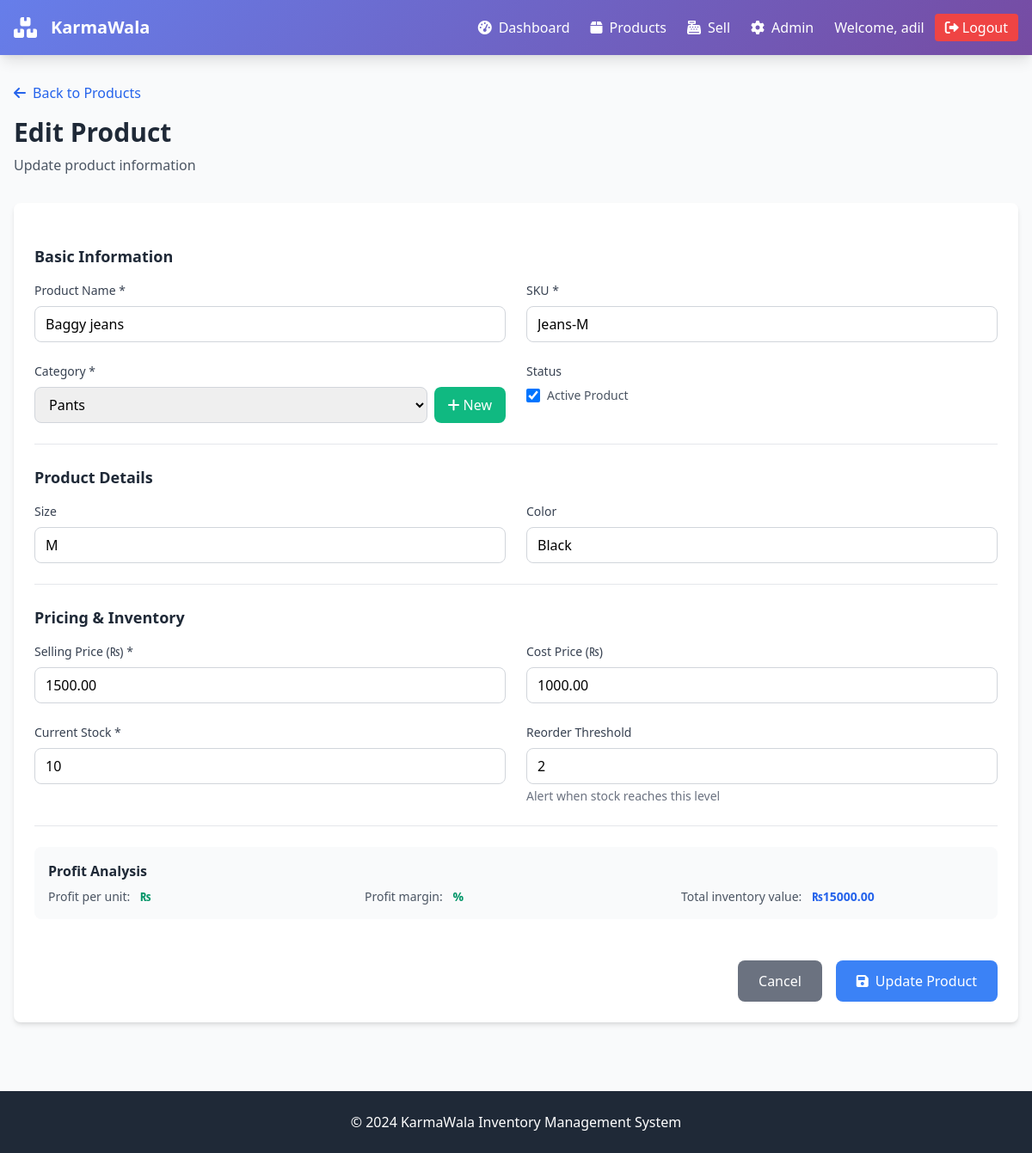
Page /products/1/edit/ (signed in) on the earlier database version.
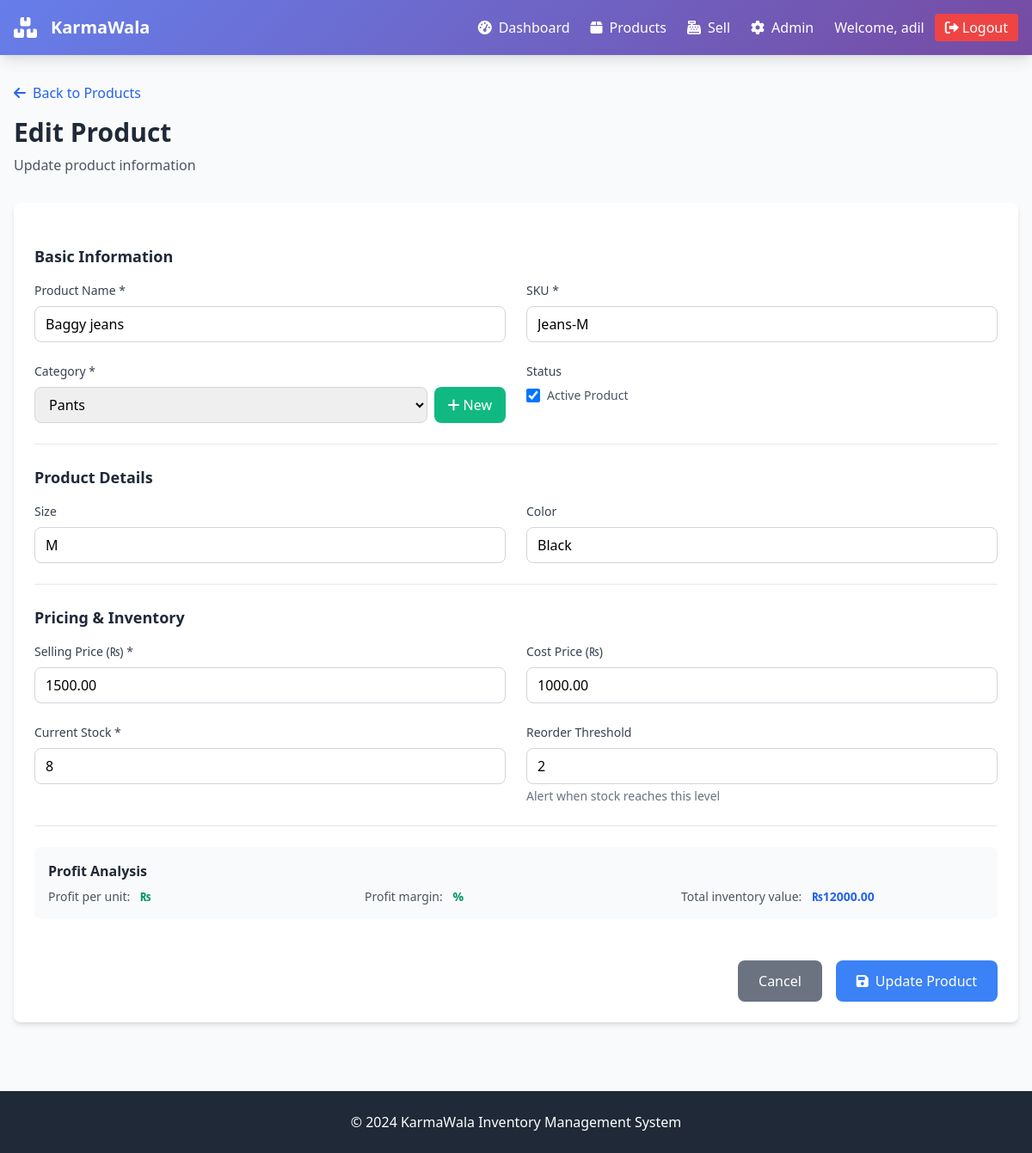
Same page on the later database version.
### inventory/models.py (models this page shows, shortened)
class Product(models.Model):
    SIZES = [
        ('XS', 'XS'), ('S', 'S'), ('M', 'M'), ('L', 'L'), ('XL', 'XL'), ('XXL', 'XXL'),
        ('EU40', 'EU 40'), ('EU41', 'EU 41'), ('EU42', 'EU 42'), ('EU43', 'EU 43'), ('EU44', 'EU 44'),
    ]
    name = models.CharField(max_length=200)
    sku = models.CharField(max_length=50, unique=True)
    category = models.ForeignKey(Category, on_delete=models.PROTECT, related_name='products')
    size = models.CharField(max_length=10, blank=True)
    color = models.CharField(max_length=50, blank=True)
    price = models.DecimalField(max_digits=10, decimal_places=2)
    cost = models.DecimalField(max_digits=10, decimal_places=2, default=0)
    stock = models.PositiveIntegerField(default=0)
    reorder_threshold = models.PositiveIntegerField(default=0, help_text='Alert when stock ≤ this value')
    is_active = models.BooleanField(default=True)
    created_at = models.DateTimeField(default=timezone.now)
    updated_at = models.DateTimeField(auto_now=True)
    class Meta:
        indexes = [
            models.Index(fields=['sku']),
            models.Index(fields=['name']),
        ]
        ordering = ['name']
        unique_together = [('name', 'sku')]
    @property
    def inventory_value(self):
        return self.price * self.stock

### inventory/views.py (the view)
# urls.py: path('<int:pk>/edit/', views.ProductUpdateView.as_view(), name='product-update'),
class ProductUpdateView(LoginRequiredMixin, UpdateView):
    model = Product
    form_class = ProductForm
    template_name = 'product_form.html'
    success_url = reverse_lazy('product-list')

### templates/product_form.html (shortened to what the changed rows need)
{% extends 'base.html' %}
{% block content %}
<div class="mb-8">
    <h2 class="text-3xl font-bold text-gray-800 mb-2">
        {% if form.instance.pk %}Edit Product{% else %}Add New Product{% endif %}
    </h2>
</div>
<div class="bg-white rounded-lg shadow-md p-6">
    <form method="post" class="space-y-6">
        <div class="border-b border-gray-200 pb-6">
            <div class="grid grid-cols-1 md:grid-cols-2 gap-6">
                <div>
                    <label for="{{ form.name.id_for_label }}" class="block text-sm font-medium text-gray-700 mb-2">
                        Product Name *
                    </label>
                    {{ form.name }}
                </div>
                <div>
                    <label for="{{ form.sku.id_for_label }}" class="block text-sm font-medium text-gray-700 mb-2">
                        SKU *
                    </label>
                    {{ form.sku }}
                </div>
                <div>
                    <div class="flex items-center">
                        {{ form.is_active }}
                        <label for="{{ form.is_active.id_for_label }}" class="ml-2 text-sm text-gray-600">
                            Active Product
                        </label>
                    </div>
                </div>
            </div>
        </div>
        <div class="border-b border-gray-200 pb-6">
            <div class="grid grid-cols-1 md:grid-cols-2 gap-6">
                <div>
                    <label for="{{ form.size.id_for_label }}" class="block text-sm font-medium text-gray-700 mb-2">
                        Size
                    </label>
                    {{ form.size }}
                </div>
                <div>
                    <label for="{{ form.color.id_for_label }}" class="block text-sm font-medium text-gray-700 mb-2">
                        Color
                    </label>
                    {{ form.color }}
                </div>
            </div>
        </div>
        <div class="border-b border-gray-200 pb-6">
            <div class="grid grid-cols-1 md:grid-cols-2 gap-6">
                <div>
                    <label for="{{ form.price.id_for_label }}" class="block text-sm font-medium text-gray-700 mb-2">
                        Selling Price (₨) *
                    </label>
                    {{ form.price }}
                </div>
                <div>
                    <label for="{{ form.cost.id_for_label }}" class="block text-sm font-medium text-gray-700 mb-2">
                        Cost Price (₨)
                    </label>
                    {{ form.cost }}
                </div>
                <div>
                    <label for="{{ form.stock.id_for_label }}" class="block text-sm font-medium text-gray-700 mb-2">
                        Current Stock *
                    </label>
                    {{ form.stock }}
                </div>
                <div>
                    <label for="{{ form.reorder_threshold.id_for_label }}" class="block text-sm font-medium text-gray-700 mb-2">
                        Reorder Threshold
                    </label>
                    {{ form.reorder_threshold }}
                    <p class="mt-1 text-sm text-gray-500">Alert when stock reaches this level</p>
                </div>
            </div>
        </div>
        {% if form.instance.pk and form.instance.cost %}
            <div class="bg-gray-50 rounded-lg p-4">
                <h4 class="text-md font-semibold text-gray-800 mb-2">Profit Analysis</h4>
                <div class="grid grid-cols-1 md:grid-cols-3 gap-4 text-sm">
                    <div>
                        <span class="text-gray-600">Profit per unit:</span>
                        <span class="font-semibold text-green-600 ml-2">
                            ₨{{ form.instance.price|floatformat:2|add:"-"|add:form.instance.cost|floatformat:2 }}
                        </span>
                    </div>
                    <div>
                        <span class="text-gray-600">Profit margin:</span>
                        <span class="font-semibold text-green-600 ml-2">
                            {% widthratio form.instance.price|add:"-"|add:form.instance.cost form.instance.price 100 %}%
                        </span>
                    </div>
                    <div>
                        <span class="text-gray-600">Total inventory value:</span>
                        <span class="font-semibold text-blue-600 ml-2">
                            ₨{{ form.instance.inventory_value|floatformat:2 }}
                        </span>
                    </div>
                </div>
            </div>
        {% endif %}
    </form>
</div>
{% endblock %}

Differences in the rows shown:
changed Product "Baggy jeans": stock "10" → "8"; instance.inventory_value "15000.00" → "12000.00"
